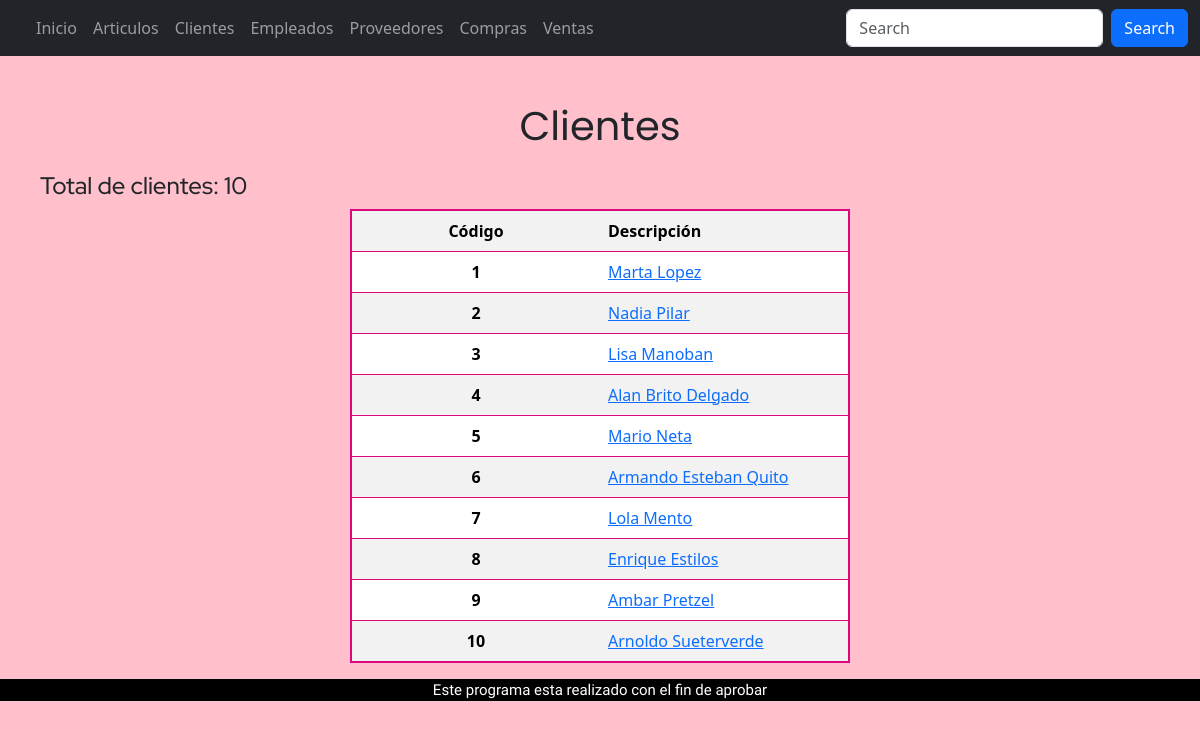
Screenshot of /tablaclientes/ with the database file from the repository.
### appRieVictoria/models.py (models this page shows, shortened)
class Clientes (models.Model):
    nombre = models.CharField(max_length=100, help_text= 'Nombre del cliente')
    direccion = models.CharField(max_length=100, help_text='Direccion del proveedor')
    DNI = models.PositiveBigIntegerField(help_text='Dni del cliente')
    telefono = models.PositiveBigIntegerField(help_text='Telefono del cliente')
    empleados = models.ManyToManyField("Empleados" ,related_name='clientes_relacionados', through="Ventas")

### appRieVictoria/views.py (the view)
def tablaclientes (request):
    context= {'Clientes': Clientes.objects.all()}
    return render (request, 'tablaclientes.html', context)

### proyectoRieVictoria/templates/tablaclientes.html
{% extends "base.html" %}
{% block content %}
<div class="nombreTablas">
    <p >Clientes</p>
</div>
    <div class="descripcionClie">
        <h4>Total de clientes: {{Clientes|length}}</h4>
    </div>
    <div class="contenedorTabla">
        <div class="col-5">
    <div>
        <table class="table tablaBorde1 table-condensed table-striped">
            <tr>
                <th class="centrado">Código</th>
                <th >Descripción</th>
            </tr>
            {% for p in Clientes %}
                <tr>
                    <td class="centrado" >{{p.id}}</td>
                    <td><a href="/clientes/{{ p.id }}/">{{p.nombre}}</a></td>
                </tr>
                {% endfor %}
        </table>
    </div>
    </div>
    </div>
{% endblock %}

### proyectoRieVictoria/static/estilos.css (style rules this page uses)
body { background-color: pink; }
.nombreTablas { font-family: 'Poppins', sans-serif; text-align: center; font-size: 40px; margin-top: 40px; }
.tablaBorde1 { border: 2px solid rgb(221, 8, 125); }
.tablaBorde1 td:first-child { font-weight: bold; }
.tablaBorde1 td:nth-child(2) { width: 50%; }
.contenedorTabla { display: flex; justify-content: center; }
.descripcionClie { font-family: 'Red Hat Display', sans-serif; margin-left: 40px; }
.centrado { text-align: center; }

### rows the page displays
Clientes: id "1", nombre "Marta Lopez"
Clientes: id "2", nombre "Nadia Pilar"
Clientes: id "3", nombre "Lisa Manoban"
Clientes: id "4", nombre "Alan Brito Delgado"
Clientes: id "5", nombre "Mario Neta"
Clientes: id "6", nombre "Armando Esteban Quito"
Clientes: id "7", nombre "Lola Mento"
Clientes: id "8", nombre "Enrique Estilos"
Clientes: id "9", nombre "Ambar Pretzel"
Clientes: id "10", nombre "Arnoldo Sueterverde"

### other values shown
{{ Clientes|length }} "10"
